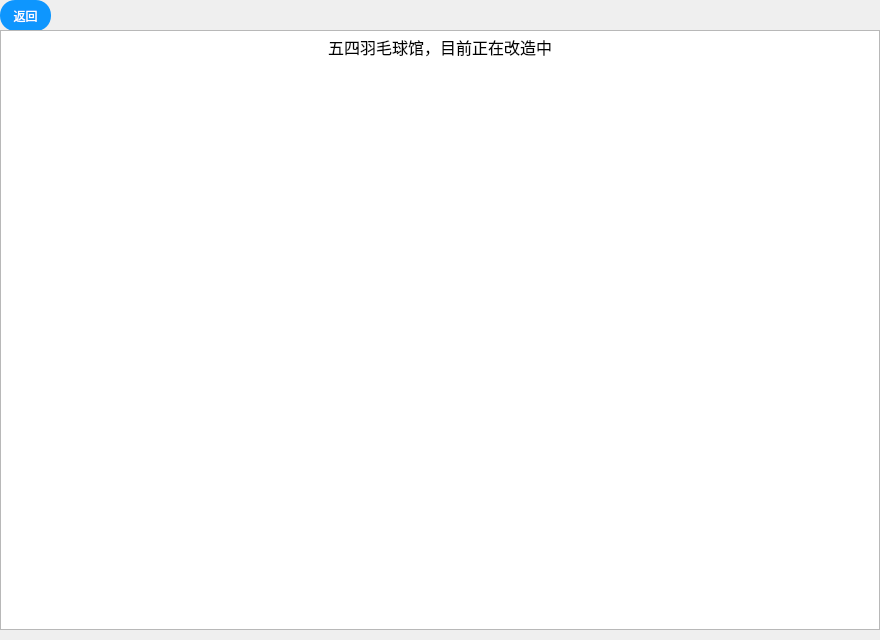
<?xml version="1.0" encoding="UTF-8"?>
<ui version="4.0">
 <class>e_wusiyumaoqiu</class>
 <widget class="QDialog" name="e_wusiyumaoqiu">
  <property name="geometry">
   <rect>
    <x>0</x>
    <y>0</y>
    <width>880</width>
    <height>640</height>
   </rect>
  </property>
  <property name="windowTitle">
   <string>Dialog</string>
  </property>
  <widget class="QPushButton" name="pushButton">
   <property name="geometry">
    <rect>
     <x>0</x>
     <y>0</y>
     <width>51</width>
     <height>31</height>
    </rect>
   </property>
   <property name="styleSheet">
    <string notr="true">QPushButton
{
    font-family:Microsoft Yahei;
    font:=20px;
    color:white;
    background-color:rgb(14 , 150 , 254);
    border-radius:15px;
    height:20px;
    width:20px;
}

QPushButton:hover
{
    background-color:rgb(44 , 137 , 255);
}

QPushButton:pressed
{
    background-color:rgb(14 , 150 , 254);
    padding-left:3px;
    padding-top:3px;
}</string>
   </property>
   <property name="text">
    <string>返回</string>
   </property>
  </widget>
  <widget class="QTextBrowser" name="textBrowser">
   <property name="geometry">
    <rect>
     <x>0</x>
     <y>30</y>
     <width>880</width>
     <height>600</height>
    </rect>
   </property>
   <property name="html">
    <string>&lt;!DOCTYPE HTML PUBLIC &quot;-//W3C//DTD HTML 4.0//EN&quot; &quot;http://www.w3.org/TR/REC-html40/strict.dtd&quot;&gt;
&lt;html&gt;&lt;head&gt;&lt;meta name=&quot;qrichtext&quot; content=&quot;1&quot; /&gt;&lt;meta charset=&quot;utf-8&quot; /&gt;&lt;style type=&quot;text/css&quot;&gt;
p, li { white-space: pre-wrap; }
hr { height: 1px; border-width: 0; }
li.unchecked::marker { content: &quot;\2610&quot;; }
li.checked::marker { content: &quot;\2612&quot;; }
&lt;/style&gt;&lt;/head&gt;&lt;body style=&quot; font-family:'Microsoft YaHei UI'; font-size:9pt; font-weight:400; font-style:normal;&quot;&gt;
&lt;p align=&quot;center&quot; style=&quot; margin-top:0px; margin-bottom:0px; margin-left:0px; margin-right:0px; -qt-block-indent:0; text-indent:0px;&quot;&gt;&lt;span style=&quot; font-family:'楷体'; font-size:12pt;&quot;&gt;五四羽毛球馆，目前正在改造中&lt;/span&gt;&lt;/p&gt;
&lt;p style=&quot;-qt-paragraph-type:empty; margin-top:0px; margin-bottom:0px; margin-left:0px; margin-right:0px; -qt-block-indent:0; text-indent:0px; font-family:'楷体';&quot;&gt;&lt;br /&gt;&lt;/p&gt;&lt;/body&gt;&lt;/html&gt;</string>
   </property>
  </widget>
 </widget>
 <resources/>
 <connections/>
</ui>
